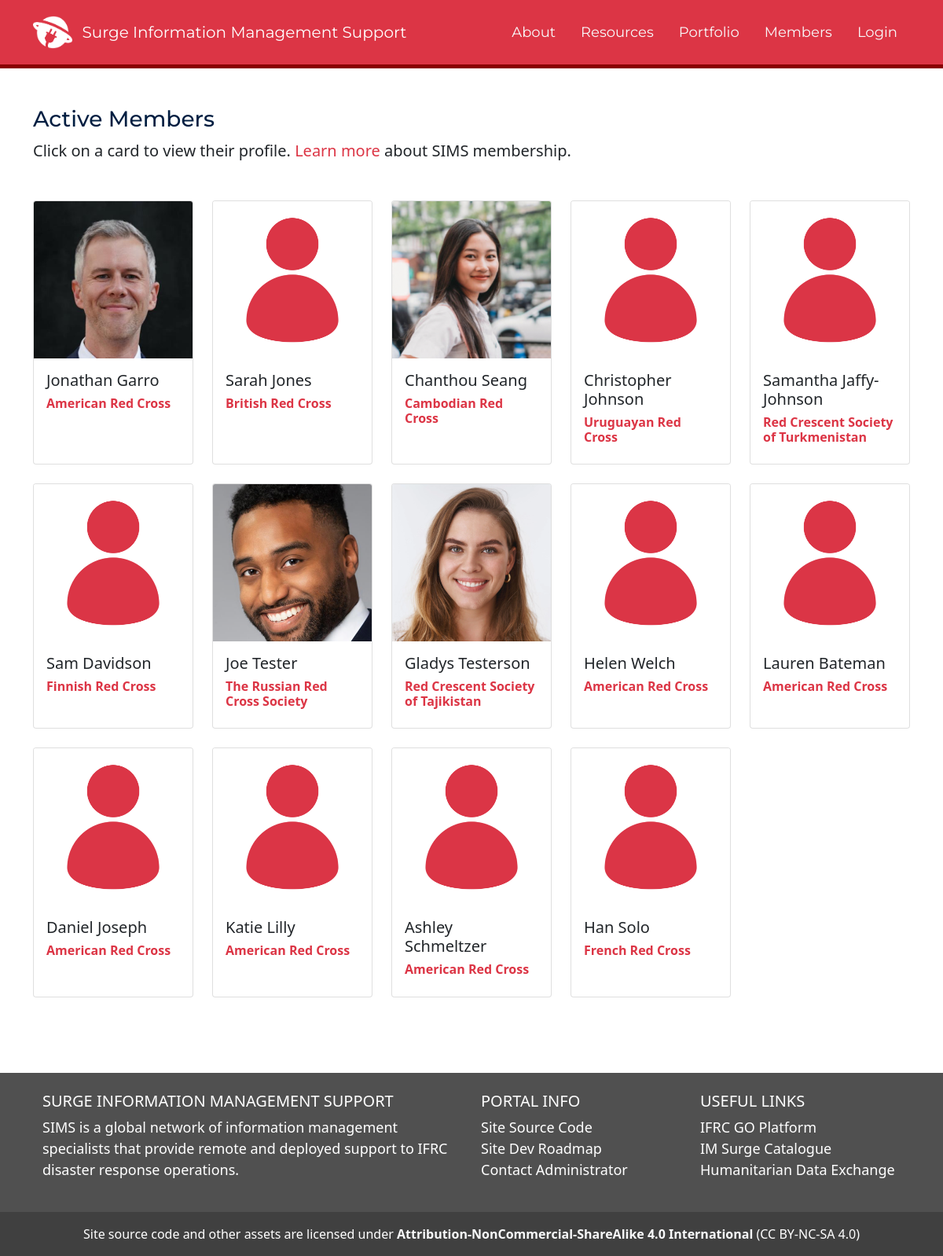
/members, run on the app's committed database.
### SIMS_Portal/models.py (models this page shows, shortened)
class User(db.Model, UserMixin):
	__tablename__ = 'user'
	id = db.Column(db.Integer, primary_key=True)
	firstname = db.Column(db.String(40), nullable=False)
	lastname = db.Column(db.String(40), nullable=False)
	status = db.Column(db.String(20), default='Pending')
	birthday = db.Column(db.Date)
	email = db.Column(db.String(120), unique=True, nullable=False)
	password = db.Column(db.String(60), nullable=False)
	molnix_id = db.Column(db.Integer)
	job_title = db.Column(db.String(120))
	unit = db.Column(db.String(120))
	bio = db.Column(db.Text)
	is_admin = db.Column(db.Boolean, default=False)
	roles = db.Column(db.String(1000))
	languages = db.Column(db.String(1000))
	image_file = db.Column(db.String(20), nullable=False, default='default.png')
	twitter = db.Column(db.String(120))
	slack_id = db.Column(db.String(120))
	github = db.Column(db.String(120))
	linked_in = db.Column(db.String(120))
	messaging_number_country_code = db.Column(db.Integer)
	messaging_number = db.Column(db.Integer)
	ns_id = db.Column(db.Integer, db.ForeignKey('nationalsociety.ns_go_id'))
	assignments = db.relationship('Assignment', backref='assigned_member')
	products = db.relationship('Portfolio', backref='creator', lazy=True)
	skills = db.relationship('Skill', secondary='user_skill', backref='members_with_skill')
	languages = db.relationship('Language', secondary='user_language', backref='members_with_language')
	badges = db.relationship('Badge', secondary='user_badge', backref='members_with_badge')
	working_groups = db.relationship('WorkingGroup', secondary='user_workinggroup', backref='members_with_workinggroup')
	created_at = db.Column(db.DateTime, server_default=func.now())
	updated_at = db.Column(db.DateTime, onupdate=func.now())
	fullname = column_property(firstname + " " + lastname)
	@hybrid_property
	def fullname(self):
		return self.firstname + " " + self.lastname

class NationalSociety(db.Model):
	__tablename__ = 'nationalsociety'
	id = db.Column(db.Integer, primary_key=True)
	ns_name = db.Column(db.String(120), nullable=False)
	country_name = db.Column(db.String(120), nullable=False)
	ns_go_id = db.Column(db.Integer)
	iso3 = db.Column(db.String(3))
	users = db.relationship('User', backref='national_society', lazy=True)
	created_at = db.Column(db.DateTime, server_default=func.now())
	updated_at = db.Column(db.DateTime, onupdate=func.now())

### SIMS_Portal/users/routes.py (the view)
@users.route('/members')
def members():
	members = db.engine.execute("SELECT user.id AS user_id, user.ns_id AS user_ns_id, user.firstname, user.lastname, nationalsociety.ns_go_id, user.image_file, user.job_title, nationalsociety.ns_name FROM user LEFT OUTER JOIN nationalsociety ON nationalsociety.ns_go_id = user.ns_id WHERE status = 'Active'")
	return render_template('members.html', members=members)

### SIMS_Portal/templates/members.html (shortened to what this page needs)
{% extends "layout.html" %}
{% block content %}
<div class="container mb-5">
	<h3 class="mt-5" style="font-family: 'Montserrat';" id='sims-blue'>Active Members</h3>
	<p class="lead">Click on a card to view their profile. <a href="/register" class="text-danger">Learn more</a> about SIMS membership.</p>
	<div class="row row-cols-xxl-6 row-cols-lg-5 row-cols-md-4 row-cols-sm-2 row-cols-2 g-4 mt-4">
		{% for member in members %}
			  <div class="col d-flex align-items-stretch">
				  <a href='/profile/view/{{member.user_id}}' class='text-dark'>
				<div class="card" id='portfolio-card'>
				  <img src="/static/assets/img/avatars/{{member.image_file}}" class="card-img-top" alt="...">
				  <div class="card-body d-flex flex-column">
					<h5 class="card-title mt-auto mb-2">{{member.firstname}} {{member.lastname}}</h5>
					{% if member.ns_name %}
					<h6 class="fw-bold text-danger">{{member.ns_name}}</h6>
					{% else %}
					<h6> </h6>
					{% endif %}
				  </div>
					</a>
				</div>
			  </div>
		{% endfor %}
{% endblock content %}

### SIMS_Portal/static/css/main.css (style rules this page uses)
a { text-decoration: none; color: #df4759 }
a:link { text-decoration: none; color: #df4759 }
body { position: relative; }
p { font-size: 18px; }
#sims-blue { color: #011E41 }
.card { width: 100%; }
.card-img-top { width: 100%; height: 15vw; min-height: 200px; object-fit: cover; }

### data on the page
User: image_file (picture), firstname "Jonathan", lastname "Garro", ns_name "American Red Cross"
User: image_file (placeholder picture), firstname "Sarah", lastname "Jones", ns_name "British Red Cross"
User: image_file (picture), firstname "Chanthou", lastname "Seang", ns_name "Cambodian Red Cross"
User: image_file (placeholder picture), firstname "Christopher", lastname "Johnson", ns_name "Uruguayan Red Cross"
User: image_file (placeholder picture), firstname "Samantha", lastname "Jaffy-Johnson", ns_name "Red Crescent Society of Turkmenistan"
User: image_file (placeholder picture), firstname "Sam", lastname "Davidson", ns_name "Finnish Red Cross"
User: image_file (picture), firstname "Joe", lastname "Tester", ns_name "The Russian Red Cross Society"
User: image_file (picture), firstname "Gladys", lastname "Testerson", ns_name "Red Crescent Society of Tajikistan"
User: image_file (placeholder picture), firstname "Helen", lastname "Welch", ns_name "American Red Cross"
User: image_file (placeholder picture), firstname "Lauren", lastname "Bateman", ns_name "American Red Cross"
User: image_file (placeholder picture), firstname "Daniel", lastname "Joseph", ns_name "American Red Cross"
User: image_file (placeholder picture), firstname "Katie", lastname "Lilly", ns_name "American Red Cross"
User: image_file (placeholder picture), firstname "Ashley", lastname "Schmeltzer", ns_name "American Red Cross"
User: image_file (placeholder picture), firstname "Han", lastname "Solo", ns_name "French Red Cross"
